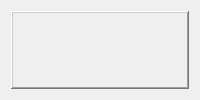
          <widget class="QWidget" name="panel_homing">
           <layout class="QVBoxLayout" name="verticalLayout_10">
            <item>
             <widget class="QFrame" name="frame_homing">
              <property name="frameShape">
               <enum>QFrame::WinPanel</enum>
              </property>
              <property name="frameShadow">
               <enum>QFrame::Raised</enum>
              </property>
              <widget class="QLabel" name="lab_homing_panel_not_done">
               <property name="geometry">
                <rect>
                 <x>60</x>
                 <y>150</y>
                 <width>481</width>
                 <height>51</height>
                </rect>
               </property>
               <property name="font">
                <font>
                 <pointsize>12</pointsize>
                </font>
               </property>
               <property name="text">
                <string>put  homing all and homing  by axis on this panel  600x400</string>
               </property>
               <property name="alignment">
                <set>Qt::AlignCenter</set>
               </property>
              </widget>
              <widget class="ActionButton" name="actionbutton">
               <property name="geometry">
                <rect>
                 <x>70</x>
                 <y>220</y>
                 <width>71</width>
                 <height>51</height>
                </rect>
               </property>
               <property name="text">
                <string>Home All</string>
               </property>
               <property name="home_action" stdset="0">
                <bool>true</bool>
               </property>
               <property name="joint_number" stdset="0">
                <number>-1</number>
               </property>
               <property name="incr_imperial_number" stdset="0">
                <double>0.010000000000000</double>
               </property>
               <property name="incr_mm_number" stdset="0">
                <double>0.025000000000000</double>
               </property>
               <property name="incr_angular_number" stdset="0">
                <double>-1.000000000000000</double>
               </property>
               <property name="toggle_float_option" stdset="0">
                <bool>false</bool>
               </property>
               <property name="float_num" stdset="0">
                <double>100.000000000000000</double>
               </property>
               <property name="float_alt_num" stdset="0">
                <double>50.000000000000000</double>
               </property>
               <property name="view_type_string" stdset="0">
                <string>P</string>
               </property>
               <property name="command_text_string" stdset="0">
                <string/>
               </property>
               <property name="ini_mdi_number" stdset="0">
                <number>0</number>
               </property>
              </widget>
             </widget>
            </item>
           </layout>
          </widget>
